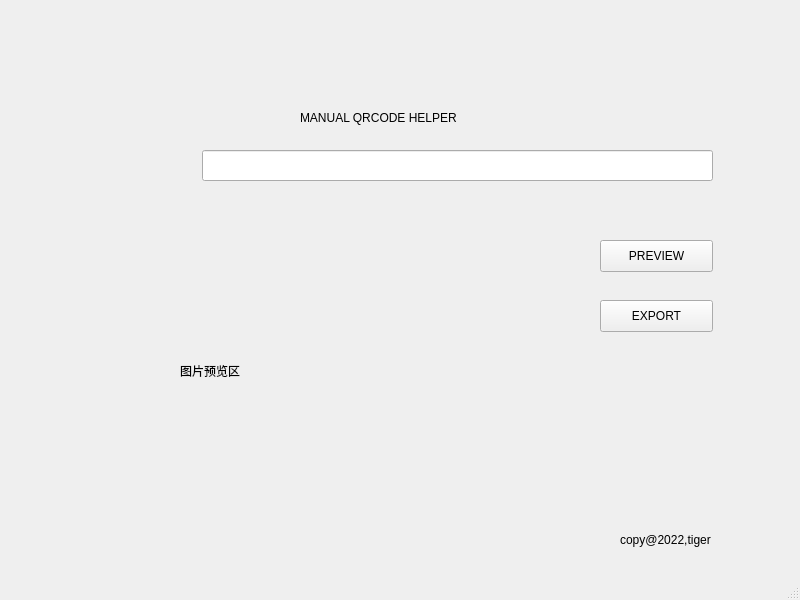
<?xml version="1.0" encoding="UTF-8"?>
<ui version="4.0">
 <class>MainWindow</class>
 <widget class="QMainWindow" name="MainWindow">
  <property name="geometry">
   <rect>
    <x>0</x>
    <y>0</y>
    <width>800</width>
    <height>600</height>
   </rect>
  </property>
  <property name="windowTitle">
   <string>MainWindow</string>
  </property>
  <widget class="QWidget" name="centralwidget">
   <widget class="QLabel" name="label">
    <property name="geometry">
     <rect>
      <x>300</x>
      <y>110</y>
      <width>171</width>
      <height>16</height>
     </rect>
    </property>
    <property name="text">
     <string>MANUAL QRCODE HELPER</string>
    </property>
   </widget>
   <widget class="QPushButton" name="previewBtn">
    <property name="geometry">
     <rect>
      <x>600</x>
      <y>240</y>
      <width>113</width>
      <height>32</height>
     </rect>
    </property>
    <property name="text">
     <string>PREVIEW</string>
    </property>
   </widget>
   <widget class="QPushButton" name="exportBtn">
    <property name="geometry">
     <rect>
      <x>600</x>
      <y>300</y>
      <width>113</width>
      <height>32</height>
     </rect>
    </property>
    <property name="text">
     <string>EXPORT</string>
    </property>
   </widget>
   <widget class="QLabel" name="label_2">
    <property name="geometry">
     <rect>
      <x>620</x>
      <y>530</y>
      <width>121</width>
      <height>20</height>
     </rect>
    </property>
    <property name="text">
     <string>copy@2022,tiger</string>
    </property>
   </widget>
   <widget class="QLabel" name="label_image">
    <property name="geometry">
     <rect>
      <x>180</x>
      <y>210</y>
      <width>401</width>
      <height>321</height>
     </rect>
    </property>
    <property name="text">
     <string>图片预览区</string>
    </property>
   </widget>
   <widget class="QLineEdit" name="lineEdit">
    <property name="geometry">
     <rect>
      <x>202</x>
      <y>150</y>
      <width>511</width>
      <height>31</height>
     </rect>
    </property>
   </widget>
  </widget>
  <widget class="QMenuBar" name="menubar">
   <property name="geometry">
    <rect>
     <x>0</x>
     <y>0</y>
     <width>800</width>
     <height>22</height>
    </rect>
   </property>
  </widget>
  <widget class="QStatusBar" name="statusbar"/>
 </widget>
 <resources/>
 <connections/>
</ui>
